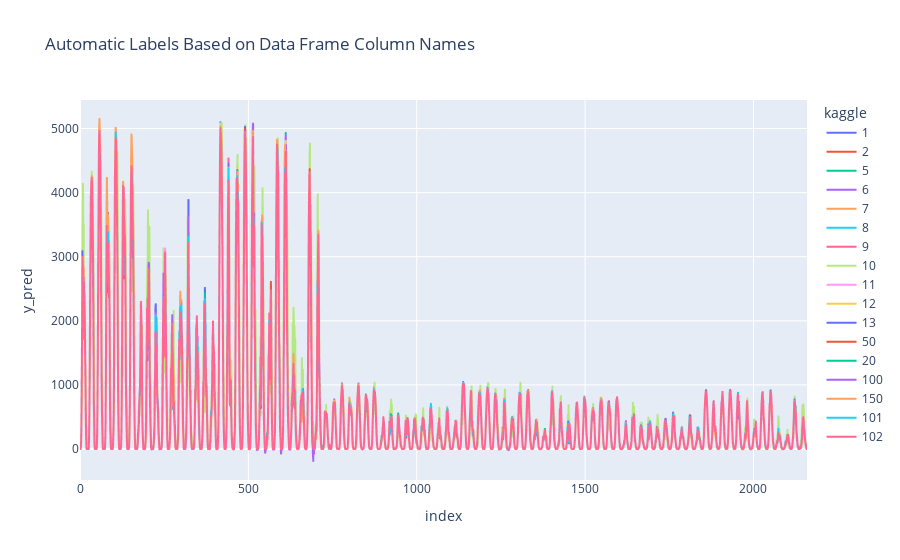

Notebook cell for this chart:
### Code cell
fig = px.line(ret.reset_index(), x="index", y="y_pred", color="kaggle",
                title="Automatic Labels Based on Data Frame Column Names")
fig.show()

### Figure 1 — Plotly figure (JSON) as saved in the notebook; plotly's stock layout.template omitted (floating-point values rounded to 4 significant figures; data arrays with more than 128 entries replaced by an {"elided": "..."} marker saying what was removed)
{"data": [{"hovertemplate": "kaggle=1<br>index=%{x}<br>y_pred=%{y}<extra></extra>", "legendgroup": "1", "line": {"color": "#636efa", "dash": "solid"}, "marker": {"symbol": "circle"}, "mode": "lines", "name": "1", "showlegend": true, "type": "scattergl", "x": {"elided": "2160 int values"}, "xaxis": "x", "y": {"elided": "2160 float values"}, "yaxis": "y"}, {"hovertemplate": "kaggle=2<br>index=%{x}<br>y_pred=%{y}<extra></extra>", "legendgroup": "2", "line": {"color": "#EF553B", "dash": "solid"}, "marker": {"symbol": "circle"}, "mode": "lines", "name": "2", "showlegend": true, "type": "scattergl", "x": {"elided": "2160 int values"}, "xaxis": "x", "y": {"elided": "2160 float values"}, "yaxis": "y"}, {"hovertemplate": "kaggle=5<br>index=%{x}<br>y_pred=%{y}<extra></extra>", "legendgroup": "5", "line": {"color": "#00cc96", "dash": "solid"}, "marker": {"symbol": "circle"}, "mode": "lines", "name": "5", "showlegend": true, "type": "scattergl", "x": {"elided": "2160 int values"}, "xaxis": "x", "y": {"elided": "2160 float values"}, "yaxis": "y"}, {"hovertemplate": "kaggle=6<br>index=%{x}<br>y_pred=%{y}<extra></extra>", "legendgroup": "6", "line": {"color": "#ab63fa", "dash": "solid"}, "marker": {"symbol": "circle"}, "mode": "lines", "name": "6", "showlegend": true, "type": "scattergl", "x": {"elided": "2160 int values"}, "xaxis": "x", "y": {"elided": "2160 float values"}, "yaxis": "y"}, {"hovertemplate": "kaggle=7<br>index=%{x}<br>y_pred=%{y}<extra></extra>", "legendgroup": "7", "line": {"color": "#FFA15A", "dash": "solid"}, "marker": {"symbol": "circle"}, "mode": "lines", "name": "7", "showlegend": true, "type": "scattergl", "x": {"elided": "2160 int values"}, "xaxis": "x", "y": {"elided": "2160 float values"}, "yaxis": "y"}, {"hovertemplate": "kaggle=8<br>index=%{x}<br>y_pred=%{y}<extra></extra>", "legendgroup": "8", "line": {"color": "#19d3f3", "dash": "solid"}, "marker": {"symbol": "circle"}, "mode": "lines", "name": "8", "showlegend": true, "type": "scattergl", "x": {"elided": "2160 int values"}, "xaxis": "x", "y": {"elided": "2160 float values"}, "yaxis": "y"}, {"hovertemplate": "kaggle=9<br>index=%{x}<br>y_pred=%{y}<extra></extra>", "legendgroup": "9", "line": {"color": "#FF6692", "dash": "solid"}, "marker": {"symbol": "circle"}, "mode": "lines", "name": "9", "showlegend": true, "type": "scattergl", "x": {"elided": "2160 int values"}, "xaxis": "x", "y": {"elided": "2160 float values"}, "yaxis": "y"}, {"hovertemplate": "kaggle=10<br>index=%{x}<br>y_pred=%{y}<extra></extra>", "legendgroup": "10", "line": {"color": "#B6E880", "dash": "solid"}, "marker": {"symbol": "circle"}, "mode": "lines", "name": "10", "showlegend": true, "type": "scattergl", "x": {"elided": "2160 int values"}, "xaxis": "x", "y": {"elided": "2160 float values"}, "yaxis": "y"}, {"hovertemplate": "kaggle=11<br>index=%{x}<br>y_pred=%{y}<extra></extra>", "legendgroup": "11", "line": {"color": "#FF97FF", "dash": "solid"}, "marker": {"symbol": "circle"}, "mode": "lines", "name": "11", "showlegend": true, "type": "scattergl", "x": {"elided": "2160 int values"}, "xaxis": "x", "y": {"elided": "2160 float values"}, "yaxis": "y"}, {"hovertemplate": "kaggle=12<br>index=%{x}<br>y_pred=%{y}<extra></extra>", "legendgroup": "12", "line": {"color": "#FECB52", "dash": "solid"}, "marker": {"symbol": "circle"}, "mode": "lines", "name": "12", "showlegend": true, "type": "scattergl", "x": {"elided": "2160 int values"}, "xaxis": "x", "y": {"elided": "2160 float values"}, "yaxis": "y"}, {"hovertemplate": "kaggle=13<br>index=%{x}<br>y_pred=%{y}<extra></extra>", "legendgroup": "13", "line": {"color": "#636efa", "dash": "solid"}, "marker": {"symbol": "circle"}, "mode": "lines", "name": "13", "showlegend": true, "type": "scattergl", "x": {"elided": "2160 int values"}, "xaxis": "x", "y": {"elided": "2160 float values"}, "yaxis": "y"}, {"hovertemplate": "kaggle=50<br>index=%{x}<br>y_pred=%{y}<extra></extra>", "legendgroup": "50", "line": {"color": "#EF553B", "dash": "solid"}, "marker": {"symbol": "circle"}, "mode": "lines", "name": "50", "showlegend": true, "type": "scattergl", "x": {"elided": "2160 int values"}, "xaxis": "x", "y": {"elided": "2160 float values"}, "yaxis": "y"}, {"hovertemplate": "kaggle=20<br>index=%{x}<br>y_pred=%{y}<extra></extra>", "legendgroup": "20", "line": {"color": "#00cc96", "dash": "solid"}, "marker": {"symbol": "circle"}, "mode": "lines", "name": "20", "showlegend": true, "type": "scattergl", "x": {"elided": "2160 int values"}, "xaxis": "x", "y": {"elided": "2160 float values"}, "yaxis": "y"}, {"hovertemplate": "kaggle=100<br>index=%{x}<br>y_pred=%{y}<extra></extra>", "legendgroup": "100", "line": {"color": "#ab63fa", "dash": "solid"}, "marker": {"symbol": "circle"}, "mode": "lines", "name": "100", "showlegend": true, "type": "scattergl", "x": {"elided": "2160 int values"}, "xaxis": "x", "y": {"elided": "2160 float values"}, "yaxis": "y"}, {"hovertemplate": "kaggle=150<br>index=%{x}<br>y_pred=%{y}<extra></extra>", "legendgroup": "150", "line": {"color": "#FFA15A", "dash": "solid"}, "marker": {"symbol": "circle"}, "mode": "lines", "name": "150", "showlegend": true, "type": "scattergl", "x": {"elided": "2160 int values"}, "xaxis": "x", "y": {"elided": "2160 float values"}, "yaxis": "y"}, {"hovertemplate": "kaggle=101<br>index=%{x}<br>y_pred=%{y}<extra></extra>", "legendgroup": "101", "line": {"color": "#19d3f3", "dash": "solid"}, "marker": {"symbol": "circle"}, "mode": "lines", "name": "101", "showlegend": true, "type": "scattergl", "x": {"elided": "2160 int values"}, "xaxis": "x", "y": {"elided": "2160 float values"}, "yaxis": "y"}, {"hovertemplate": "kaggle=102<br>index=%{x}<br>y_pred=%{y}<extra></extra>", "legendgroup": "102", "line": {"color": "#FF6692", "dash": "solid"}, "marker": {"symbol": "circle"}, "mode": "lines", "name": "102", "showlegend": true, "type": "scattergl", "x": {"elided": "2160 int values"}, "xaxis": "x", "y": {"elided": "2160 float values"}, "yaxis": "y"}], "layout": {"legend": {"title": {"text": "kaggle"}, "tracegroupgap": 0}, "title": {"text": "Automatic Labels Based on Data Frame Column Names"}, "xaxis": {"anchor": "y", "domain": [0, 1], "title": {"text": "index"}}, "yaxis": {"anchor": "x", "domain": [0, 1], "title": {"text": "y_pred"}}}}
